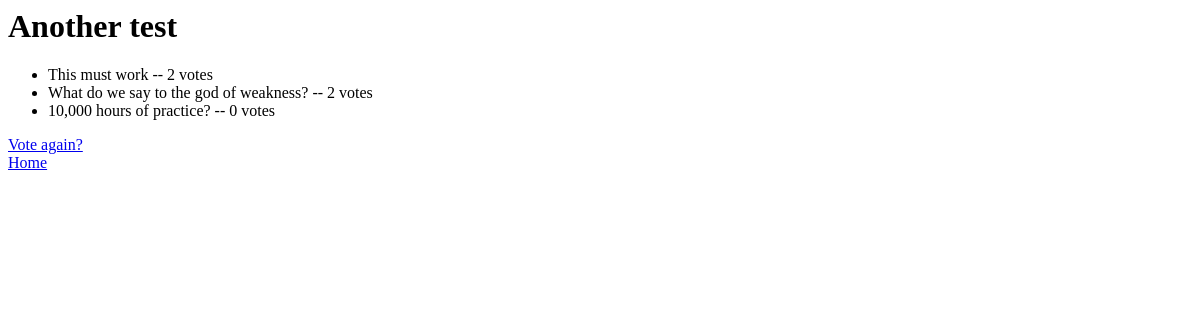
/polls/2/results, run on an earlier commit of the app's database.
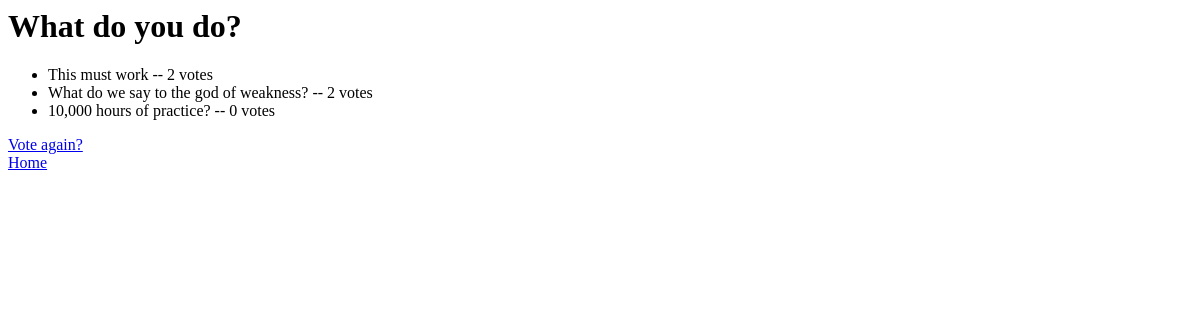
And on a later commit of the database.
### polls/models.py (models this page shows, shortened)
class Question(models.Model):
    question_text = models.CharField(max_length=200)
    pub_date = models.DateTimeField("publication date")
    def was_published_recent(self):
        now = timezone.now()
        return now - datetime.timedelta(days=1) <= self.pub_date <= now
    was_published_recent.admin_order_field = 'pub_date'
    was_published_recent.boolean = True
    was_published_recent.short_description = 'Published recently?'

### polls/views.py (the view)
# urls.py: path('<int:pk>/results', views.ResultsView.as_view(), name='results')
class ResultsView(generic.DetailView):
    model = Question
    template_name = "polls/results.html"
    def get_queryset(self):
        return Question.objects.filter(pub_date__lte=timezone.now())

### polls/templates/polls/results.html (shortened to what this page needs)
<h1>{{ question.question_text }}</h1>
<ul>
{% for choice in question.choice_set.all %}
    <li>{{ choice.choice_text }} -- {{ choice.votes }} vote{{ choice.votes|pluralize }}</li>
{% endfor %}
</ul>
<a href="{% url 'polls:detail' question.id %}">Vote again?</a>
<a href="{% url 'polls:index' %}"> Home </a>

What changed in the data, as far as the page shows it:
changed Question: question_text "Another test" → "What do you do?"
